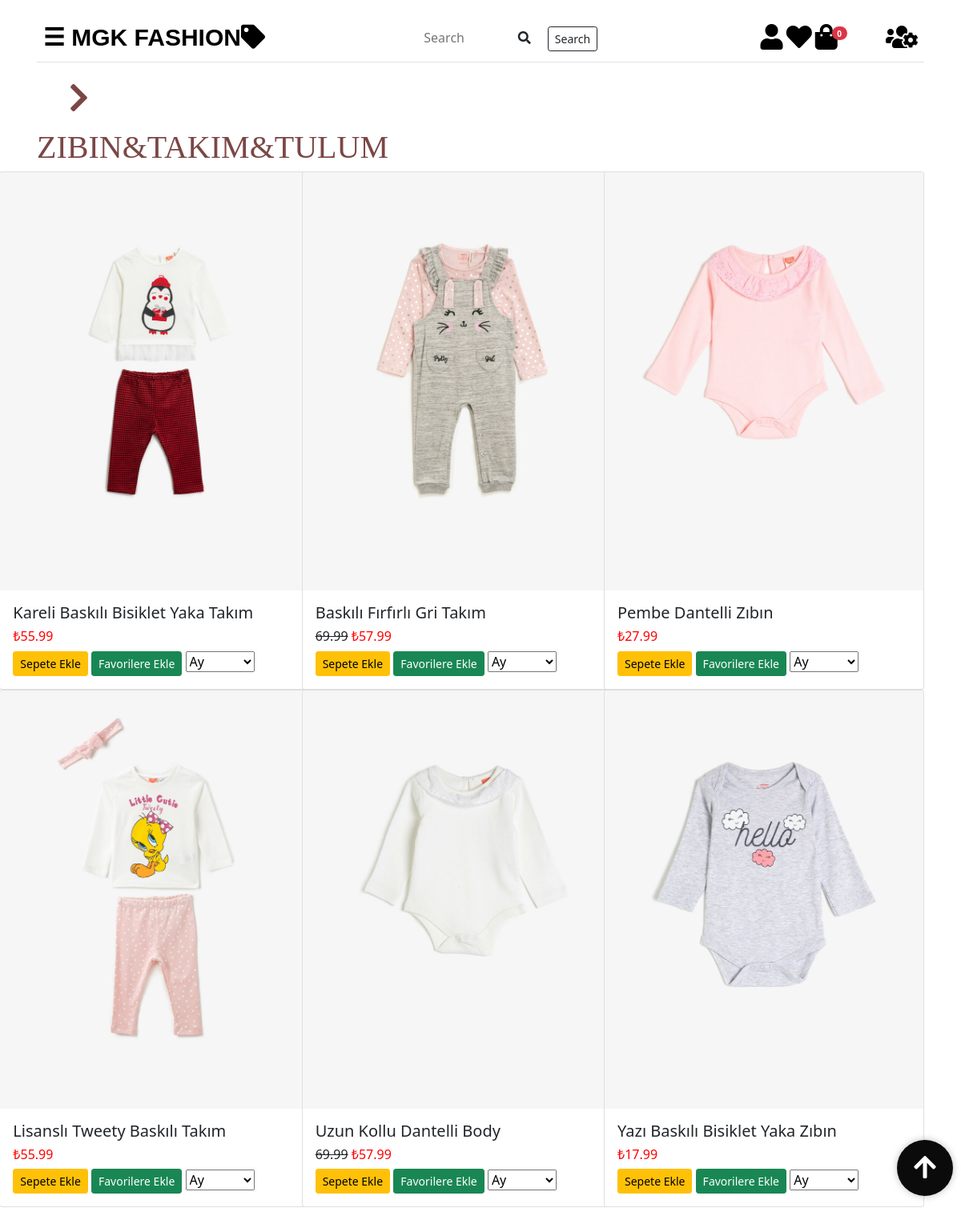
The page /giyimwebsitesi/kizbebekzibin.php on the database its author committed.
### tables this page shows
CREATE TABLE IF NOT EXISTS `tblurunler` (
  `id` int(4) NOT NULL AUTO_INCREMENT,
  `urun_foto` varchar(150) NOT NULL,
  `urun_adi` varchar(100) NOT NULL,
  `renk` varchar(30) NOT NULL,
  `eski_fiyat` float DEFAULT NULL,
  `fiyat` float NOT NULL,
  `kategoriID` int(4) NOT NULL,
  `cinsiyetID` int(2) NOT NULL,
  PRIMARY KEY (`id`),
  KEY `kategoriID` (`kategoriID`),
  KEY `cinsiyetID` (`cinsiyetID`)
);

### giyimwebsitesi/kizbebekzibin.php (the view, shortened to what this page needs)
 <!DOCTYPE html>
<html lang="tr">
<head>
  <link rel="stylesheet" type="text/css" href="CSS1/bootstrap.min.css">
  <link rel="stylesheet" href="CSS1/all.css">
  <link rel="stylesheet" type="text/css" href="CSS1/style.css">
  <link rel="stylesheet" type="text/css" href="CSS1/genelstyle.css">
  <link rel="stylesheet" type="text/css" href="CSS1/mainstyle.css">
</head>
<body>
  <?php include("baglantidb.php");
   ?>
  <?php $urun = $db->query("SELECT * from tblurunler Where cinsiyetID = '6' AND kategoriID = '9' ", PDO::FETCH_OBJ)->fetchAll()   ?>
<div id="main" class="container">
  <?php include("navbar.php"); ?>
      <div class="row">
      <div  class="col-md-4" id="yazi"><i class="fa fa-chevron-right"></i>ZIBIN&TAKIM&TULUM</div>
      </div>
      <div class="row">
        <?php foreach ($urun as $urunler) { ?>
    <div class="col-md-4">
<div class="card" style="width: 25rem; float: right;">
  <img class="card-img-top" id="aw-zoom" src="<?php echo $urunler->urun_foto; ?>" alt="Card image cap">
  <div class="card-body">
    <h5 class="card-title"><?php echo $urunler->urun_adi; ?></h5>
    <h6><s><?php echo $urunler->eski_fiyat; ?></s> <span style="color: red;">₺<?php echo $urunler->fiyat; ?></span> </h6>
    <button urun_id="<?php echo $urunler->id; ?>" class="btn btn-warning btn-sm btn_sepeteEkle">Sepete Ekle</button>
    <?php $sorgu = $db->prepare("SELECT * FROM tblfavoriler WHERE musteriID=:id1 AND favori_urunID=:id2");
          $sorgu->execute(array(':id1'=>$_SESSION['kullanici']['id'],':id2'=>$urunler->id));
          if ($sorgu->rowCount()) {
            echo '<a href="favoriler.php?cikar='.$urunler->id.'" class="btn btn-danger btn-sm">Favorilerden Çıkar</a>';
          }else{
            echo '<a href="favoriler.php?id='.$urunler->id.'" class="btn btn-success btn-sm">Favorilere Ekle</a>';
          }
     ?>
     <select>
      <option selected>Ay</option>
    </select>
  </div>
</div>
  </div>
  <?php } ?>
    </div>
</div>
<button id="btnScrollToTop">
    <i class="fa fa-arrow-up fa-2x" style="color: white"></i>
  </button>
</body>
</html>

### giyimwebsitesi/CSS1/all.css (style rules this page uses)
.fa, .fas, .far, .fal, .fad, .fab { -moz-osx-font-smoothing: grayscale; -webkit-font-smoothing: antialiased; display: inline-block; font-style: normal; font-variant: normal; text-rendering: auto; line-height: 1; }
.fa-2x { font-size: 2em; }
.fa-arrow-up:before { content: "\f062"; }
.fa-chevron-right:before { content: "\f054"; }

### giyimwebsitesi/CSS1/genelstyle.css (style rules this page uses)
#yazi { font-size: bold; color:#7b4746 ; font-family: Agency FB; font-size: 40px; text-indent: 20px; }
#aw-zoom { position: relative; -webkit-transform: scale(1); -ms-transform: scale(1); -moz-transform: scale(1); transition: all .3s ease-in; -moz-transition: all .3s ease-in; -webkit-transition: all .3s ease-in; -ms-transition: all .3s ease-in; }
#btnScrollToTop { position: fixed; right: 10px; bottom: 30px; width: 70px; height: 70px; border-radius: 50%; background: #0b0b0b; box-shadow:0 0 10px rgba(0, 0, 0, 0.25); color: #ffffff; border: none; outline: none; cursor: pointer; }

### giyimwebsitesi/CSS1/mainstyle.css (style rules this page uses)
#yazi { font-size: bold; color:#7b4746 ; font-family: Agency FB; font-size: 40px; text-indent: 20px; }
#main { transition: margin-left .5s; padding: 16px; }
#btnScrollToTop { position: fixed; right: 10px; bottom: 30px; width: 70px; height: 70px; border-radius: 50%; background: #0b0b0b; box-shadow:0 0 10px rgba(0, 0, 0, 0.25); color: #ffffff; border: none; outline: none; cursor: pointer; }

### rows shown on the page
tblurunler: urun_foto (picture), urun_adi "Kareli Baskılı Bisiklet Yaka Takım", fiyat "55.99"
tblurunler: urun_foto (picture), urun_adi "Baskılı Fırfırlı Gri Takım", eski_fiyat "69.99", fiyat "57.99"
tblurunler: urun_foto (picture), urun_adi "Pembe Dantelli Zıbın", fiyat "27.99"
tblurunler: urun_foto (picture), urun_adi "Lisanslı Tweety Baskılı Takım", fiyat "55.99"
tblurunler: urun_foto (picture), urun_adi "Uzun Kollu Dantelli Body", eski_fiyat "69.99", fiyat "57.99"
tblurunler: urun_foto (picture), urun_adi "Yazı Baskılı Bisiklet Yaka Zıbın", fiyat "17.99"

### other values the page prints
$toplam_adet "0"
